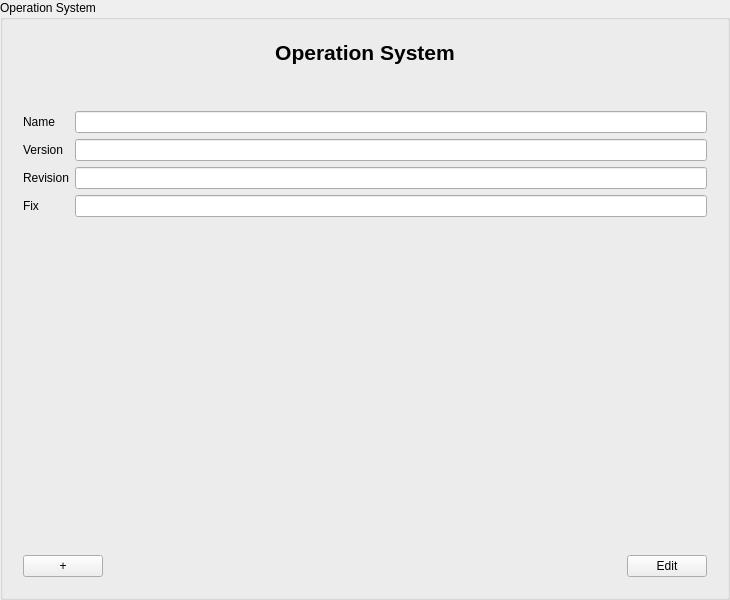
<?xml version="1.0" encoding="UTF-8" ?>
<ui version="4.0">
 <class>OSInputArea</class>
 <widget class="QGroupBox" name="OSInputArea">
  <property name="geometry">
   <rect>
    <x>0</x>
    <y>0</y>
    <width>730</width>
    <height>600</height>
   </rect>
  </property>
  <property name="windowTitle">
   <string>Operation System</string>
  </property>
  <property name="accessibleName">
   <string>OSInputDialog</string>
  </property>
  <property name="title">
   <string>Operation System</string>
  </property>
  <layout class="QVBoxLayout" name="verticalLayout_3">
   <item>
    <widget class="QWidget" name="scrollAreaWidgetContents" native="true">
     <layout class="QVBoxLayout" name="verticalLayout_2">
      <item>
       <layout class="QVBoxLayout" name="verticalLayout">
        <item>
         <widget class="QLabel" name="label_Header">
          <property name="font">
           <font>
            <pointsize>16</pointsize>
            <weight>75</weight>
            <bold>true</bold>
           </font>
          </property>
          <property name="text">
           <string>Operation System</string>
          </property>
          <property name="alignment">
           <set>Qt::AlignCenter</set>
          </property>
         </widget>
        </item>
       </layout>
      </item>
      <item>
       <spacer name="verticalSpacer">
        <property name="orientation">
         <enum>Qt::Vertical</enum>
        </property>
        <property name="sizeType">
         <enum>QSizePolicy::Preferred</enum>
        </property>
        <property name="sizeHint" stdset="0">
         <size>
          <width>20</width>
          <height>40</height>
         </size>
        </property>
       </spacer>
      </item>
      <item>
       <layout class="QGridLayout" name="gridLayout">
        <item row="1" column="0">
         <widget class="QLabel" name="label_Version">
          <property name="text">
           <string>Version</string>
          </property>
          <property name="buddy">
           <cstring>lineEdit_Version</cstring>
          </property>
         </widget>
        </item>
        <item row="1" column="1">
         <widget class="QLineEdit" name="lineEdit_Version" />
        </item>
        <item row="2" column="0">
         <widget class="QLabel" name="label_Revision">
          <property name="text">
           <string>Revision</string>
          </property>
          <property name="buddy">
           <cstring>lineEdit_Revision</cstring>
          </property>
         </widget>
        </item>
        <item row="2" column="1">
         <widget class="QLineEdit" name="lineEdit_Revision" />
        </item>
        <item row="0" column="1">
         <widget class="QLineEdit" name="lineEdit_Name" />
        </item>
        <item row="0" column="0">
         <widget class="QLabel" name="label_Name">
          <property name="text">
           <string>Name</string>
          </property>
          <property name="buddy">
           <cstring>lineEdit_Name</cstring>
          </property>
         </widget>
        </item>
        <item row="3" column="0">
         <widget class="QLabel" name="label_Fix">
          <property name="text">
           <string>Fix</string>
          </property>
          <property name="buddy">
           <cstring>lineEdit_Fix</cstring>
          </property>
         </widget>
        </item>
        <item row="3" column="1">
         <widget class="QLineEdit" name="lineEdit_Fix" />
        </item>
       </layout>
      </item>
      <item>
       <spacer name="verticalSpacer_2">
        <property name="orientation">
         <enum>Qt::Vertical</enum>
        </property>
        <property name="sizeHint" stdset="0">
         <size>
          <width>20</width>
          <height>40</height>
         </size>
        </property>
       </spacer>
      </item>
      <item>
       <layout class="QHBoxLayout" name="horizontalLayout">
        <item>
         <widget class="QPushButton" name="pushButton_Add">
          <property name="text">
           <string>+</string>
          </property>
         </widget>
        </item>
        <item>
         <spacer name="horizontalSpacer">
          <property name="orientation">
           <enum>Qt::Horizontal</enum>
          </property>
          <property name="sizeHint" stdset="0">
           <size>
            <width>40</width>
            <height>20</height>
           </size>
          </property>
         </spacer>
        </item>
        <item>
         <widget class="QPushButton" name="pushButton_EditFinish">
          <property name="text">
           <string>Edit</string>
          </property>
         </widget>
        </item>
       </layout>
      </item>
     </layout>
    </widget>
   </item>
  </layout>
 </widget>
 <tabstops>
  <tabstop>lineEdit_Name</tabstop>
  <tabstop>lineEdit_Version</tabstop>
  <tabstop>lineEdit_Revision</tabstop>
  <tabstop>lineEdit_Fix</tabstop>
  <tabstop>pushButton_Add</tabstop>
  <tabstop>pushButton_EditFinish</tabstop>
 </tabstops>
 <resources />
 <connections />
</ui>
